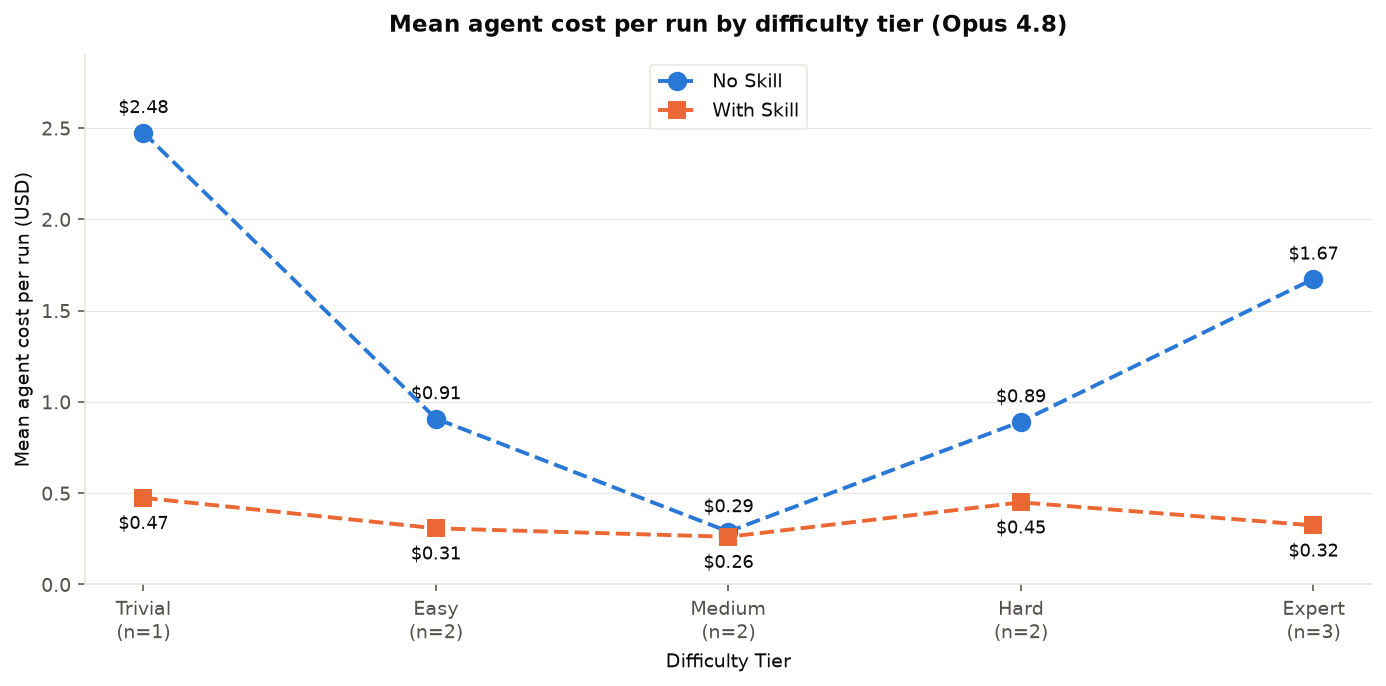

This chart was generated by the following Python code:
"""Mean agent cost per run by difficulty tier, no-skill vs with-skill.

Cost comes from agent_result.cost_usd in each run's result.json. The difficulty
tier comes from the unaided mean score computed off verifier/pytest_output.txt,
using the same cut-points as score_by_tier.py. Nothing is hardcoded, so the
figure cannot drift from the data.

Usage: uv run --with matplotlib python3 images/cost_by_tier.py
"""

import collections
import glob
import json
import os
import re
import statistics
from pathlib import Path

import matplotlib

matplotlib.use("Agg")
import matplotlib.pyplot as plt

ROOT = Path(__file__).resolve().parent.parent

INK = "#0b0b0b"
INK2 = "#52514e"
GRID = "#e6e5e1"
C_NOSKILL = "#2a78d6"
C_WITHSKILL = "#eb6834"

GUARD = re.compile(
    r"plausib|isomorphic|invarian|guess_resist|frozen_golden|frozen_reference"
    r"|tolerances_are|load_bearing|not_the_|wood_anderson_calib|golden_matches"
)

ORDER = ["Trivial", "Easy", "Medium", "Hard", "Expert"]

plt.rcParams.update(
    {
        "font.size": 10,
        "text.color": INK,
        "axes.labelcolor": INK,
        "xtick.color": INK2,
        "ytick.color": INK2,
        "axes.edgecolor": GRID,
        "axes.linewidth": 0.8,
        "figure.facecolor": "white",
        "axes.facecolor": "white",
    }
)


def run_score(task, run_dir):
    """Graded cases passed / total, read from the raw pytest record."""
    spec_path = ROOT / task / "graded_cases.json"
    spec = json.loads(spec_path.read_text())["graded_tests"] if spec_path.exists() else None
    text = (Path(run_dir) / "verifier" / "pytest_output.txt").read_text(errors="ignore")
    status = dict(
        re.findall(r"^(?:\S*::)?(\S+)\s+(PASSED|FAILED|ERROR|SKIPPED)\b", text, re.M)
    )
    keep = {t.lstrip(":") for t in spec} if spec else None
    graded = {
        k
        for k in status
        if (k in keep if keep is not None else k.startswith("test_graded_case"))
        and not GUARD.search(k)
    }
    return sum(status[k] == "PASSED" for k in graded) / len(graded)


def tier_of(a):
    if a == 0:
        return "Expert"
    if a < 0.3:
        return "Hard"
    if a < 0.6:
        return "Medium"
    if a < 0.8:
        return "Easy"
    return "Trivial"


scores = collections.defaultdict(lambda: collections.defaultdict(list))
costs = collections.defaultdict(lambda: collections.defaultdict(list))
for run in sorted(glob.glob(str(ROOT / "*" / "trajectories" / "*" / "*" / "run_*"))):
    parts = run.split(os.sep)
    task, cond = parts[-5], parts[-2]
    scores[task][cond].append(run_score(task, run))
    agent = json.loads((Path(run) / "result.json").read_text()).get("agent_result") or {}
    costs[task][cond].append(agent["cost_usd"])

tiers = {t: tier_of(statistics.mean(scores[t]["no-skill"])) for t in scores}
counts = [sum(1 for t in tiers if tiers[t] == tier) for tier in ORDER]
series = {
    cond: [
        statistics.mean(v for t in tiers if tiers[t] == tier for v in costs[t][cond])
        for tier in ORDER
    ]
    for cond in ("no-skill", "with-skill")
}
x = range(len(ORDER))

fig, ax = plt.subplots(figsize=(10, 5), dpi=140)
ax.plot(x, series["no-skill"], "--", color=C_NOSKILL, linewidth=2, marker="o",
        markersize=9, label="No Skill", zorder=4)
ax.plot(x, series["with-skill"], "--", color=C_WITHSKILL, linewidth=2, marker="s",
        markersize=8, label="With Skill", zorder=4)
for i, v in enumerate(series["no-skill"]):
    ax.annotate(f"${v:.2f}", (i, v), textcoords="offset points", xytext=(0, 10),
                ha="center", fontsize=9, color=INK)
for i, v in enumerate(series["with-skill"]):
    ax.annotate(f"${v:.2f}", (i, v), textcoords="offset points", xytext=(0, -16),
                ha="center", fontsize=9, color=INK)

ax.set_xticks(list(x), [f"{t}\n(n={k})" for t, k in zip(ORDER, counts)])
ax.set_ylim(0, 2.9)
ax.set_ylabel("Mean agent cost per run (USD)")
ax.set_xlabel("Difficulty Tier")
ax.set_title("Mean agent cost per run by difficulty tier (Opus 4.8)",
             fontweight="bold", pad=12)
ax.spines[["top", "right"]].set_visible(False)
ax.grid(axis="y", color=GRID, linewidth=0.6)
ax.set_axisbelow(True)
ax.legend(loc="upper center", frameon=True, edgecolor=GRID)

fig.tight_layout()
fig.savefig(ROOT / "images" / "cost_by_tier.png", bbox_inches="tight")
print(f"wrote cost_by_tier.png  A={series['no-skill']}  B={series['with-skill']}")
